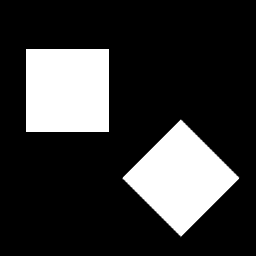
%> input picture HoughTransform/kwadraty.png, 256 x 256 px
$ octave HoughSingleObject.m   (GNU Octave 9; MATLAB toolbox functions it lacks are replaced by stand-ins)
%> lines starting %> are read from the running program, lines starting %| are printed output that depends on the picture; in (x1, y1, x2, y2) boxes, pixels count from 0 and x2, y2 are one past the last pixel; in counts of white or black regions, pixels touching at a corner belong together; the program's own positions count from 1
close all;
clearvars;
clc;

kwadraty=imread('kwadraty.png');
%> kwadraty is the input picture: size 256x256 uint8; min 0, max 255, mean 53.6
I=kwadraty;
figure('Name','Kraw阣zie kwadat體');
Id=edge(I,'Sobel');
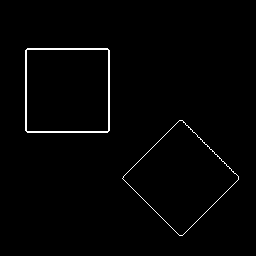
%> Id: size 256x256 logical; 1.4% white in thin lines or dots, all inside (x1, y1, x2, y2) = (25, 48, 239, 236)
imshow(Id);
[H,T,R]=hough(Id);
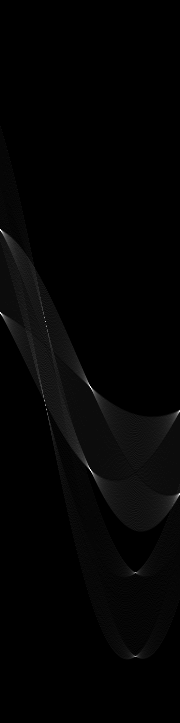
%> H: size 723x180 double; min 0, max 85, mean 1.3; drawn with min black and max white
%> T = 180 values from -90 to 89; R = 723 values from -361 to 361
figure('Name','Hough kwadat體');
imshow(H,[]);
hold on;
P=houghpeaks(H,8)
%> P = [231 1; 313 1; 469 90; 388 91; 322 46; 474 93; 573 136; 657 136]
plot(P(:,2), P(:,1), 'o');
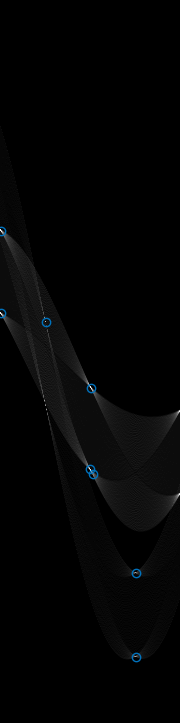
%> figure redrawn from the program's plot data
hold off;

lines=houghlines(Id,T,R,P);
%> lines = 7 lines; point1 to point2 (x, y): (27, 132) to (109, 132), (27, 50) to (109, 50), (27, 50) to (27, 132), (109, 50) to (110, 131), (123, 179) to (180, 236), (124, 177) to (180, 121), (183, 236) to (239, 180)

figure('Name','Krawedzie');
hold on;

for k = 1:length(lines)
xy = [lines(k).point1; lines(k).point2];
plot(xy(:,1),xy(:,2),'LineWidth',2,'Color','green');
end
%> this loop made 7 passes
%> xy on passes 1 to 7: [27 132; 109 132], [27 50; 109 50], [109 50; 110 131], [27 50; 27 132], [123 179; 180 236], [124 177; 180 121], [183 236; 239 180]
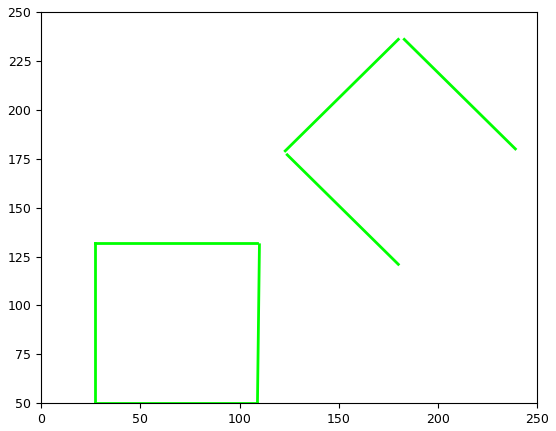
%> figure redrawn from the program's plot data
